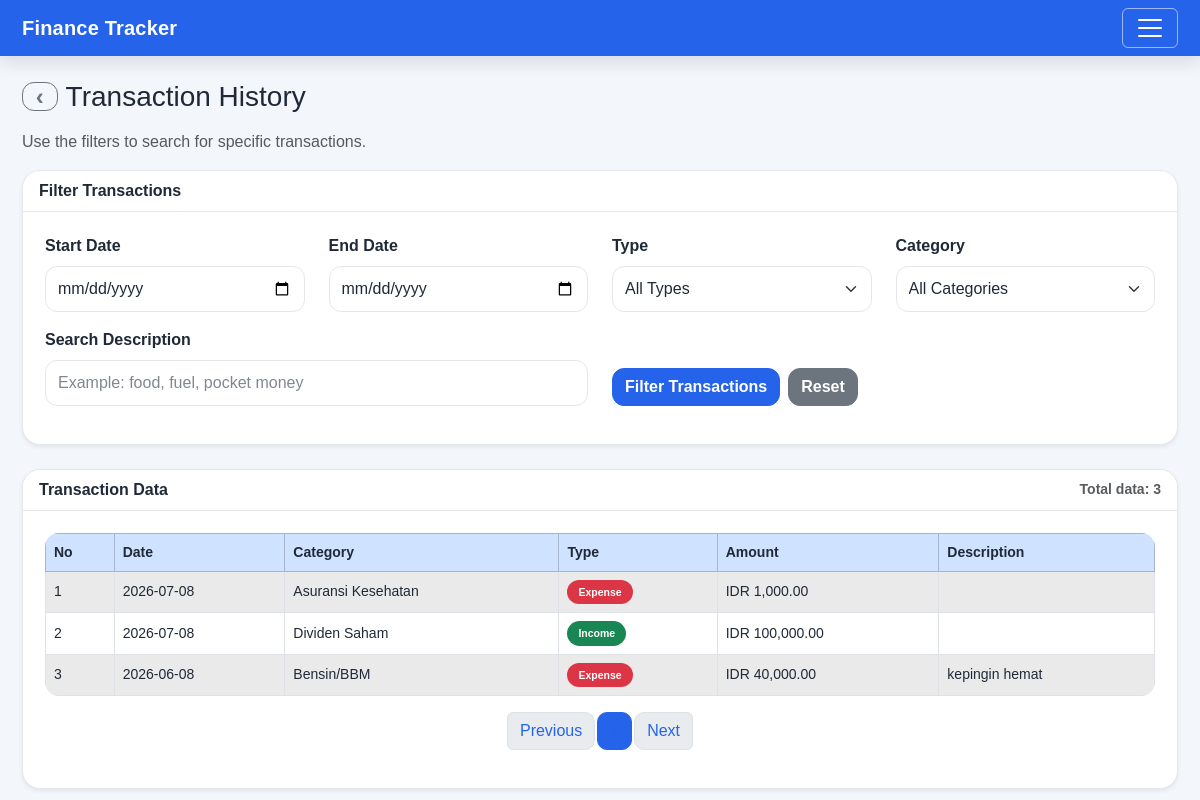
Page /user/transactions.php (signed in) on the committed database.
### tables this page shows
CREATE TABLE `transactions` (
  `id` int(11) NOT NULL,
  `user_id` int(11) NOT NULL,
  `category_id` int(11) NOT NULL,
  `type` enum('income','expense') NOT NULL,
  `amount` decimal(15,2) NOT NULL,
  `description` text DEFAULT NULL,
  `transaction_date` date NOT NULL,
  `created_at` timestamp NOT NULL DEFAULT current_timestamp()
);

CREATE TABLE `categories` (
  `id` int(11) NOT NULL,
  `name` varchar(100) NOT NULL,
  `type` enum('income','expense') NOT NULL,
  `user_id` int(11) DEFAULT NULL,
  `created_at` timestamp NOT NULL DEFAULT current_timestamp()
);

### config/bootstrap.php (called while the page is built, shortened)
<?php
require_once __DIR__ . '/../user/format.php';
require_once __DIR__ . '/../user/i18n.php';
$current_theme = $_SESSION['theme'] ?? 'default';
$current_currency = $_SESSION['currency'] ?? 'IDR';
$current_language = $_SESSION['language'] ?? 'id';
$user_id = (int) $_SESSION['user_id'];

### user/i18n.php (called while the page is built, shortened)
<?php
$translations = [];
function load_language(string $language = 'id'): void
{
    $languageFile = __DIR__ . '/' . $language . '.php';
    if (is_file($languageFile)) {
        $loadedTranslations = require $languageFile;
        if (is_array($loadedTranslations)) {
            $translations = $loadedTranslations;
            return;
        }
    }
}
function __(
    string $key,
    ?string $default = null,
    array $replacements = []
): string {
    global $translations;
    $fallbackText = $default;
    if ($fallbackText === null) {
        $fallbackText = ucfirst(
            str_replace('_', ' ', $key)
        );
    }
    $text = $translations[$key] ?? $fallbackText;
    return $text;
}

### user/format.php (called while the page is built, shortened)
<?php
function format_currency($amount, $currency_code = 'IDR') {
    $formatter = new NumberFormatter('en_US', NumberFormatter::CURRENCY);
    return $formatter->formatCurrency($amount, $currency_code);
}

### user/transactions.php (the view, shortened to what this page needs)
<?php
require_once __DIR__ . '/../config/bootstrap.php';
$startDate = trim((string) ($_GET['start_date'] ?? ''));
$endDate = trim((string) ($_GET['end_date'] ?? ''));
$type = trim((string) ($_GET['type'] ?? ''));
$categoryId = isset($_GET['category_id']) ? (int) $_GET['category_id'] : 0;
$keyword = trim((string) ($_GET['keyword'] ?? ''));
$limit = 5;
$page = filter_input(INPUT_GET, 'page', FILTER_VALIDATE_INT);
if (!$page || $page < 1) {
    $page = 1;
}
$offset = ($page - 1) * $limit;
$whereQuery = "
    FROM transactions
    INNER JOIN categories
        ON transactions.category_id = categories.id
    WHERE transactions.user_id = ?
";
$params = [$user_id];
$types = 'i';
$countQuery = "
    SELECT COUNT(*) AS total_data
    {$whereQuery}
";
$countStmt = mysqli_prepare($conn, $countQuery);
mysqli_stmt_bind_param($countStmt, $types, ...$params);
mysqli_stmt_execute($countStmt);
$countResult = mysqli_stmt_get_result($countStmt);
$countData = mysqli_fetch_assoc($countResult);
$totalData = (int) ($countData['total_data'] ?? 0);
$totalPages = (int) ceil($totalData / $limit);
$query = "
    SELECT
        transactions.*,
        categories.name AS category_name
    {$whereQuery}
    ORDER BY
        transactions.transaction_date DESC,
        transactions.id DESC
    LIMIT ? OFFSET ?
";
$dataParams = $params;
$dataTypes = $types;
$dataParams[] = $limit;
$dataParams[] = $offset;
$dataTypes .= 'ii';
$stmt = mysqli_prepare($conn, $query);
mysqli_stmt_bind_param($stmt, $dataTypes, ...$dataParams);
mysqli_stmt_execute($stmt);
$result = mysqli_stmt_get_result($stmt);
$queryString = http_build_query([
    'start_date' => $startDate,
    'end_date' => $endDate,
    'type' => $type,
    'category_id' => $categoryId > 0 ? $categoryId : '',
    'keyword' => $keyword,
]);
?>
<!DOCTYPE html>
<html lang="<?= htmlspecialchars($current_language, ENT_QUOTES, 'UTF-8') ?>">
<head>
    <link href="https://cdn.jsdelivr.net/npm/bootstrap@5.3.3/dist/css/bootstrap.min.css" rel="stylesheet">
    <link rel="stylesheet" href="../assets/css/style.css">
</head>
<body data-theme="<?= htmlspecialchars($current_theme, ENT_QUOTES, 'UTF-8') ?>">
<?php require __DIR__ . '/navbar.php'; ?>
<div class="container mt-4">
    <div class="d-flex align-items-center mb-3">
        <a href="../index.php" class="btn btn-outline-secondary me-2 btn-back-icon"
           title="<?= htmlspecialchars(__('back_to_home'), ENT_QUOTES, 'UTF-8') ?>"
           aria-label="<?= htmlspecialchars(__('back_to_home'), ENT_QUOTES, 'UTF-8') ?>">
            ‹
        </a>
        <h3 class="mb-0"><?= htmlspecialchars(__('transaction_history'), ENT_QUOTES, 'UTF-8') ?></h3>
    </div>
    <p class="text-muted"><?= htmlspecialchars(__('transactions_subtitle'), ENT_QUOTES, 'UTF-8') ?></p>
    <div class="card shadow-sm mb-4">
        <div class="card-header bg-white">
            <strong><?= htmlspecialchars(__('filter_transactions'), ENT_QUOTES, 'UTF-8') ?></strong>
        </div>
        <div class="card-body">
            <form method="GET" action="transactions.php">
                <div class="row">
                    <div class="col-md-3 mb-3">
                        <label for="start_date" class="form-label"><?= htmlspecialchars(__('start_date')) ?></label>
                        <input id="start_date" type="date" name="start_date" class="form-control"
                               value="<?= htmlspecialchars($startDate, ENT_QUOTES, 'UTF-8') ?>">
                    </div>
                    <div class="col-md-3 mb-3">
                        <label for="end_date" class="form-label"><?= htmlspecialchars(__('end_date')) ?></label>
                        <input id="end_date" type="date" name="end_date" class="form-control"
                               value="<?= htmlspecialchars($endDate, ENT_QUOTES, 'UTF-8') ?>">
                    </div>
                    <div class="col-md-3 mb-3">
                        <label for="type" class="form-label"><?= htmlspecialchars(__('type')) ?></label>
                        <select id="type" name="type" class="form-select">
                            <option value=""><?= htmlspecialchars(__('all_types')) ?></option>
                        </select>
                    </div>
                    <div class="col-md-3 mb-3">
                        <label for="category_id" class="form-label"><?= htmlspecialchars(__('category')) ?></label>
                        <select id="category_id" name="category_id" class="form-select">
                            <option value=""><?= htmlspecialchars(__('all_categories')) ?></option>
                        </select>
                    </div>
                    <div class="col-md-6 mb-3">
                        <label for="keyword" class="form-label"><?= htmlspecialchars(__('search_description')) ?></label>
                        <input id="keyword" type="text" name="keyword" class="form-control"
                               placeholder="<?= htmlspecialchars(__('search_placeholder'), ENT_QUOTES, 'UTF-8') ?>"
                               value="<?= htmlspecialchars($keyword, ENT_QUOTES, 'UTF-8') ?>">
                    </div>
                    <div class="col-md-6 mb-3 d-flex align-items-end">
                        <button type="submit" class="btn btn-primary me-2">
                            <?= htmlspecialchars(__('filter_transactions')) ?>
                        </button>
                        <a href="transactions.php" class="btn btn-secondary">
                            <?= htmlspecialchars(__('reset')) ?>
                        </a>
                    </div>
                </div>
            </form>
        </div>
    </div>
    <div class="card shadow-sm">
        <div class="card-header bg-white d-flex justify-content-between align-items-center">
            <strong><?= htmlspecialchars(__('transaction_data')) ?></strong>
            <small class="text-muted">
                <?= htmlspecialchars(__('total_data')) ?>: <?= $totalData ?>
            </small>
        </div>
        <div class="card-body">
            <div class="table-responsive">
                <table class="table table-bordered table-striped">
                    <thead class="table-primary">
                        <tr>
                            <th><?= htmlspecialchars(__('no')) ?></th>
                            <th><?= htmlspecialchars(__('date')) ?></th>
                            <th><?= htmlspecialchars(__('category')) ?></th>
                            <th><?= htmlspecialchars(__('type')) ?></th>
                            <th><?= htmlspecialchars(__('amount')) ?></th>
                            <th><?= htmlspecialchars(__('description')) ?></th>
                        </tr>
                    </thead>
                    <tbody>
                    <?php if (mysqli_num_rows($result) > 0) : ?>
                        <?php $number = $offset + 1; ?>
                        <?php while ($row = mysqli_fetch_assoc($result)) : ?>
                            <tr>
                                <td><?= $number++; ?></td>
                                <td><?= htmlspecialchars((string) $row['transaction_date'], ENT_QUOTES, 'UTF-8') ?></td>
                                <td><?= htmlspecialchars((string) $row['category_name'], ENT_QUOTES, 'UTF-8') ?></td>
                                <td>
                                    <?php if ($row['type'] === 'income') : ?>
                                        <span class="badge bg-success"><?= htmlspecialchars(__('income')) ?></span>
                                    <?php else : ?>
                                        <span class="badge bg-danger"><?= htmlspecialchars(__('expense')) ?></span>
                                    <?php endif; ?>
                                </td>
                                <td><?= htmlspecialchars(format_currency($row['amount'], $current_currency), ENT_QUOTES, 'UTF-8') ?></td>
                                <td><?= htmlspecialchars((string) ($row['description'] ?? ''), ENT_QUOTES, 'UTF-8') ?></td>
                            </tr>
                        <?php endwhile; ?>
                    <?php endif; ?>
                    </tbody>
                </table>
            </div>
            <nav class="mt-3" aria-label="<?= htmlspecialchars(__('transaction_history'), ENT_QUOTES, 'UTF-8') ?>">
                <ul class="pagination justify-content-center">
                    <li class="page-item <?= $page <= 1 ? 'disabled' : '' ?>">
                        <a class="page-link"
                           href="transactions.php?<?= htmlspecialchars($queryString, ENT_QUOTES, 'UTF-8') ?>&page=<?= max(1, $page - 1) ?>">
                            <?= htmlspecialchars(__('previous')) ?>
                        </a>
                    </li>
                    <?php
                    $pageWindow = 2;
                    $startPage = max(1, $page - $pageWindow);
                    $endPage = min($totalPages, $page + $pageWindow);
                    ?>
                    <?php for ($i = $startPage; $i <= $endPage; $i++) : ?>
                        <li class="page-item <?= $page === $i ? 'active' : '' ?>">
                            <a class="page-link"
                               href="transactions.php?<?= htmlspecialchars($queryString, ENT_QUOTES, 'UTF-8') ?>&page=<?= $i ?>">
                            </a>
                        </li>
                    <?php endfor; ?>
                    <li class="page-item <?= $page >= $totalPages ? 'disabled' : '' ?>">
                        <a class="page-link"
                           href="transactions.php?<?= htmlspecialchars($queryString, ENT_QUOTES, 'UTF-8') ?>&page=<?= min($totalPages, $page + 1) ?>">
                            <?= htmlspecialchars(__('next')) ?>
                        </a>
                    </li>
                </ul>
            </nav>
        </div>
    </div>
</div>
</body>
</html>

### assets/css/style.css (style rules this page uses)
:root, [data-theme="default"] { --primary-color: #2563eb; --primary-dark: #1e40af; --success-color: #16a34a; --danger-color: #dc2626; --warning-color: #f59e0b; --info-color: #0ea5e9; --dark-color: #111827; --muted-color: #6b7280; --bg-color: #f3f6fb; --text-color: #1f2937; --card-bg: #ffffff; --border-color: #e5e7eb; --header-text: #ffffff; }
* { box-sizing: border-box; }
html { min-height: 100%; }
body { min-height: 100vh; margin: 0; font-family: Arial, sans-serif; background: var(--bg-color); color: var(--text-color); }
.container { max-width: 1180px; }
.card { border: 1px solid var(--border-color) !important; border-radius: 18px; background-color: var(--card-bg); box-shadow: 0 10px 24px rgba(15, 23, 42, 0.06); }
.card-header { border-bottom: 1px solid var(--border-color); border-radius: 18px 18px 0 0 !important; background-color: var(--card-bg); color: var(--text-color); font-weight: 700; }
.card-body { padding: 22px; }
.form-label { color: var(--text-color); font-weight: 700; }
.form-control, .form-select { padding: 10px 12px; border: 1px solid var(--border-color); border-radius: 12px; background-color: var(--card-bg); color: var(--text-color); }
.form-control::placeholder { color: var(--muted-color); opacity: 0.85; }
.form-select option { background-color: var(--card-bg); color: var(--text-color); }
.btn { border-radius: 12px; font-weight: 700; }
.btn-primary { background: var(--primary-color); border-color: var(--primary-color); }
.btn-back-icon { padding: 0.1rem 0.8rem; font-size: 1.5rem; font-weight: 700; line-height: 1; }
.table-responsive { overflow-x: auto; border-radius: 14px; }
.table { margin-bottom: 0; color: var(--text-color); }
.table th { color: var(--text-color); font-size: 14px; white-space: nowrap; }
.table td { color: var(--text-color); font-size: 14px; vertical-align: middle; }
.table-striped > tbody > tr:nth-of-type(odd) > * { background-color: rgba(0, 0, 0, 0.03); }
.badge { padding: 7px 11px; border-radius: 999px; }
.pagination .page-link { margin: 0 3px; border-radius: 10px; color: var(--primary-color); }
.pagination .page-item.active .page-link { background: var(--primary-color); border-color: var(--primary-color); }

### rows in the picture
transactions: transaction_date "2026-07-08", category.name "Asuransi Kesehatan", type "Expense", amount "IDR 1,000.00"
transactions: transaction_date "2026-07-08", category.name "Dividen Saham", type "Income", amount "IDR 100,000.00"
transactions: transaction_date "2026-06-08", category.name "Bensin/BBM", type "Expense", amount "IDR 40,000.00", description "kepingin hemat"

### other values in the picture
__('transaction_history') "Transaction History"
__('transactions_subtitle') "Use the filters to search for specific transactions."
__('filter_transactions') "Filter Transactions"
__('start_date') "Start Date"
__('end_date') "End Date"
__('type') "Type"
__('category') "Category"
__('search_description') "Search Description"
__('reset') "Reset"
__('transaction_data') "Transaction Data"
__('total_data') "Total data"
$totalData "3"
__('no') "No"
__('date') "Date"
__('amount') "Amount"
